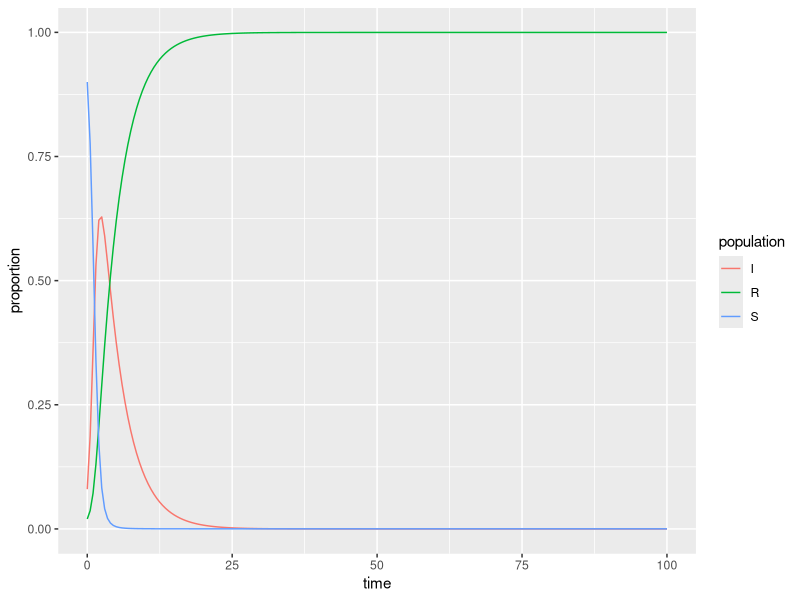

Source code (R):
## ---- chunk 1
knitr::opts_chunk$set(echo = TRUE)
library(tidyverse)
library(deSolve)
## ---- chunk 2
### Specify parameters

## Proportion in each compartment: Susceptible 0.999999, Infected 0.000001, Recovered 0 (these are directly from the example linked above)
init <- c(S = .90, I = .08, R = .02) # init <- c(S = 1-1e-6, I = 1e-6, R = 0.0)
# init <- c(S = .90, I = .08, R = .02)

## beta: infection parameter; gamma: recovery parameter
parameters <- c(beta = 2.316, gamma = 0.261)

## Time frame
times      <- seq(0, 100, by = 0.5)
## ---- chunk 3
## Build the function with all 
sir <- function(time, init, parameters) {

  with(as.list(c(init, parameters)), {

    dS <- -beta * S * I
    dI <-  beta * S * I - gamma * I
    dR <-  gamma * I
    
    return(list(c(dS, dI, dR)))
  })
}
## ---- chunk 4
## Solve using `deSolve::ode()`
approximation <- ode(y = init, times = times, func = sir, parms = parameters)
## ---- chunk 5
## Get output into a data frame
approx_df <- as.data.frame(approximation)

## Pivot longer so R will do the work for us: 
approx_long <- approx_df %>% 
  pivot_longer(cols = S:R, names_to = "population", values_to = "proportion")

## ---- chunk 6
ggplot(data = approx_long, aes(x = time, y = proportion)) +
  geom_line(aes(color = population))
